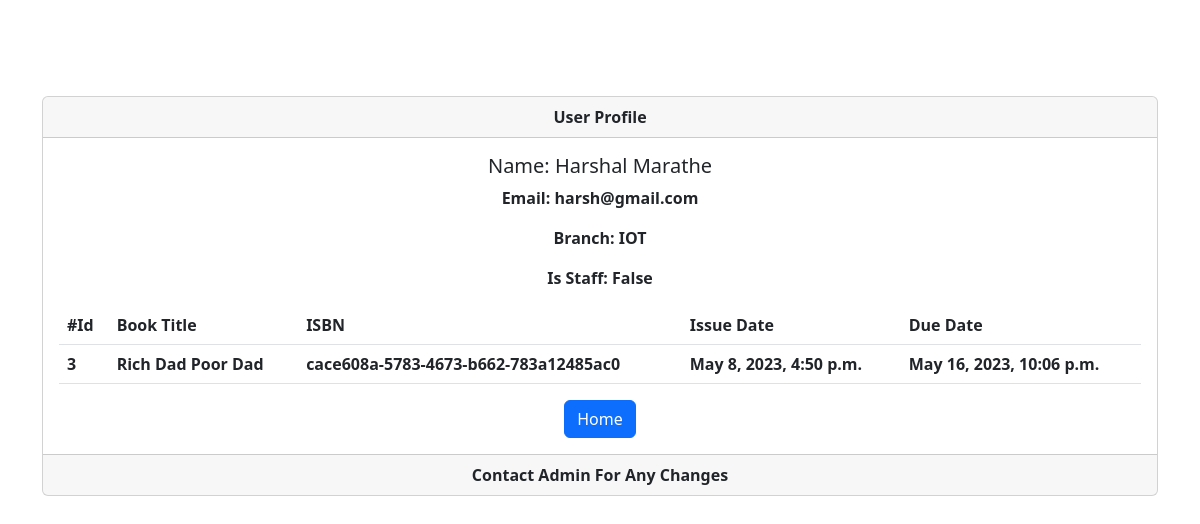
Page /profile/2/3/ on the committed database.
### library/models.py (models this page shows, shortened)
class UserProfile(models.Model):
    user = models.OneToOneField(User,on_delete=models.CASCADE)
    prn_no = models.IntegerField(unique=True,null=True,blank=True)
    is_staff = models.BooleanField(default=False,null=True,blank=True)
    branch = models.CharField(max_length=100,null=True,blank=True)

class Book_Issue(models.Model):
    borrower = models.ForeignKey(User, on_delete=models.CASCADE)
    book_instance = models.ForeignKey(BookInstance, on_delete=models.CASCADE)
    issue_date = models.DateTimeField(auto_now=True,help_text="Date the book is issued")
    due_date = models.DateTimeField(default=get_returndate(),help_text="Date the book is due to")

class BookInstance(models.Model):
    isbn=models.UUIDField(primary_key=True,default=uuid.uuid4,help_text="Book unique id across the Library")
    book=models.ForeignKey(Book, on_delete=models.CASCADE,null=True)
    Is_borrowed = models.BooleanField(default=False)

class Book(models.Model):
    title = models.CharField(max_length=100)
    author = models.CharField(max_length=100)
    choice = (('Education', 'Education'),('Entertainment', 'Entertainment'),
              ('Computer Science', 'Computer Science'),('Physics', 'Physics'),('Mathematics', 'Mathematics'))
    category = models.CharField(max_length=100, choices=choice)

### library/views.py (the view)
# urls.py: path('profile/<int:id>/<int:bk_id>/',profile,name="profile"),
def profile(request,id,bk_id):
    user = User.objects.get(id=id)
    books = Book_Issue.objects.get(id=bk_id)
    return render(request,'library/profile.html',context={'user':user, 'books':books})

### library/templates/library/profile.html (shortened to what this page needs)
<html lang="en">
<head>
    <link href="https://cdn.jsdelivr.net/npm/bootstrap@5.2.0/dist/css/bootstrap.min.css" rel="stylesheet">
</head>
<body>
    <div class="container fw-bold mt-5 pt-5">
        <div class="card text-center">
            <div class="card-header">
              User Profile
            </div>
            <div class="card-body">
              <h5 class="card-title">Name: {{user.first_name}} {{user.last_name}}</h5>
              <p class="card-text">Email: {{user.email}}</p>
              <p class="card-text">Branch: {{user.userprofile.branch}}</p>
              <p class="card-text">Is Staff: {{user.userprofile.is_staff}}</p>
              <table class="table">
                <thead>
                  <tr>
                    <th scope="col">#Id</th>
                    <th scope="col">Book Title</th>
                    <th scope="col">ISBN</th>
                    <th scope="col">Issue Date</th>
                    <th scope="col">Due Date</th>
                  </tr>
                </thead>
                <tbody class="fw-bold">
                  <tr>
                    <th scope="row">{{books.id}}</th>
                    <td>{{books.book_instance.book.title}}</td>
                    <td>{{books.book_instance.isbn}}</td>
                    <td>{{books.issue_date}}</td>
                    <td>{{books.due_date}}</td>
                  </tr>
                </tbody>
              </table>
              <a href="{% url 'library:home' %}" class="btn btn-primary">Home</a>
            </div>
            <div class="card-footer text-body-secondary">
              Contact Admin For Any Changes
            </div>
          </div>
    </div>
</body>
</html>

### rows in the picture
Book_Issue: id "3", book_instance.book "Rich Dad Poor Dad", book_instance.isbn "cace608a-5783-4673-b662-783a12485ac0", issue_date "May 8, 2023, 4:50 p.m.", due_date "May 16, 2023, 10:06 p.m."

### other values in the picture
{{ user.first_name }} "Harshal"
{{ user.last_name }} "Marathe"
{{ user.email }} "harsh@gmail.com"
{{ user.userprofile.branch }} "IOT"
{{ user.userprofile.is_staff }} "False"
